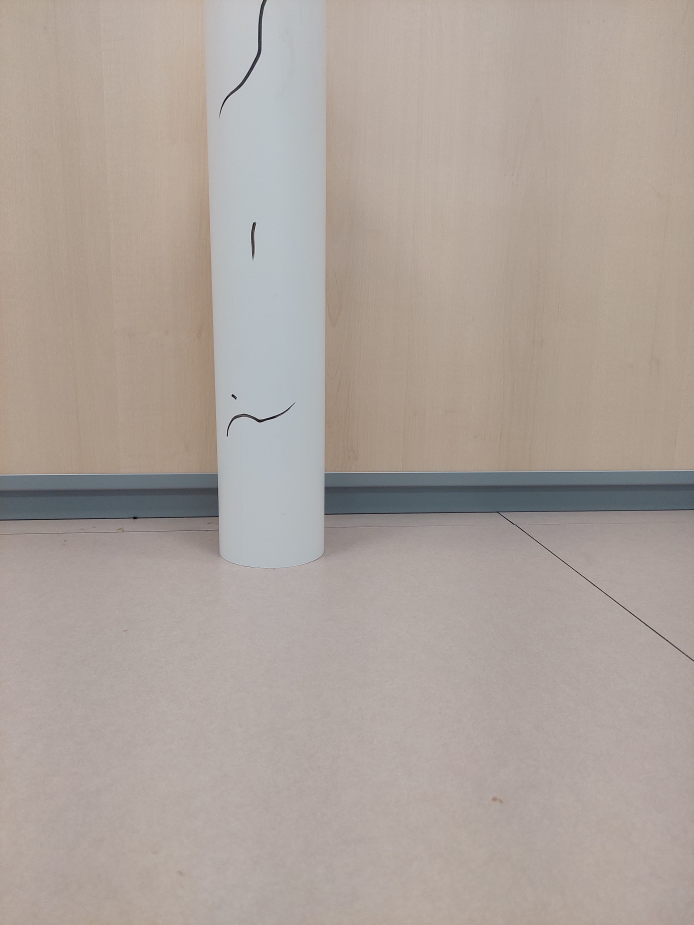
#> input picture DataSet/crack_img/crack_img_1.jpg, 3468 x 4624 px, given as the content of the folder pipe_img, which was not available (shown at 1/5 size)
$ jupyter execute --allow-errors pipe_seg_V2.ipynb   (shell and % lines are left out)   (text cells are left out)
#> lines starting #> are read from the running program, lines starting #| are printed output that depends on the picture; pictures that were not available may be replaced by others from this repository, and a replacement may not be noted
[cell 1]
print("Installing segmentation_models....")
print("  -> segmentation_models installed!")

print("\n" + '\033[1m' + "Libraries correctly installed!" + '\033[0m')

[cell 2]
from google.colab import drive
drive.mount('/content/drive')

import os
import cv2
from datetime import datetime
import random

import matplotlib.pyplot as plt
import numpy as np

import segmentation_models as sm
from sklearn.model_selection import train_test_split

# from keras.preprocessing.image import ImageDataGenerator

# from patchify import patchify, unpatchify
# import tifffile as tiff

[cell 3]
class printing_format:
   PURPLE = '\033[95m'
   CYAN = '\033[96m'
   DARKCYAN = '\033[36m'
   BLUE = '\033[94m'
   GREEN = '\033[92m'
   YELLOW = '\033[93m'
   RED = '\033[91m'
   bold = '\033[1m'
   underline = '\033[4m'
   end = '\033[0m'

format = printing_format()

class img_storage:
  def __init__ (self, good_img, pipe_roi, crack_img, crack_pipe_roi):
    self.pipe_img = pipe_img
    self.pipe_roi = pipe_roi
    self.crack_img = crack_img
    self.crack_pipe_roi = crack_pipe_roi

[cell 4]
############### Stablish path ###############
%cd '/content/drive/MyDrive/PBL-SecondSemester/DeepLearning/DataSet'
print()

img_size = 256

############### Good images ###############
path = "pipe_img"

files = os.listdir( path )
files = sorted( files )

pipe_img = []

for file in files:

  img = cv2.imread( path + "/" + file )
#> img is the input picture: shape (4624, 3468, 3); mean B, G, R 155.5, 162.7, 173.1
  img = cv2.resize(img, (img_size, img_size), interpolation= cv2.INTER_LINEAR)
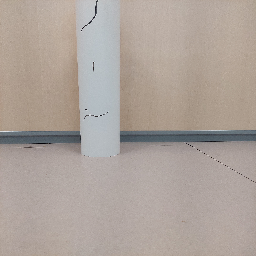
#> img: shape (256, 256, 3); mean B, G, R 155.4, 162.5, 173
  img = cv2.cvtColor(img, cv2.COLOR_BGR2GRAY)
#> img: shape (256, 256)

  pipe_img.append( img )

############### Pipe area ###############
path = "pipe_roi"

files = os.listdir( path )
files = sorted(files)

pipe_roi = []

for file in files:

  img = cv2.imread( path + "/" + file )
  img = cv2.resize(img, (img_size, img_size), interpolation= cv2.INTER_LINEAR)
  img = cv2.cvtColor(img, cv2.COLOR_BGR2GRAY)

  pipe_roi.append( img )

############### Cracked images ###############

path = "crack_img"

files = os.listdir( path )
files = sorted( files )

crack_img = []

for file in files:

  img = cv2.imread( path + "/" + file )
  img = cv2.resize(img, (img_size, img_size), interpolation= cv2.INTER_LINEAR)
  img = cv2.cvtColor(img, cv2.COLOR_BGR2GRAY)

  crack_img.append( img )
#> pass 2 of the loop `for file in files:`:
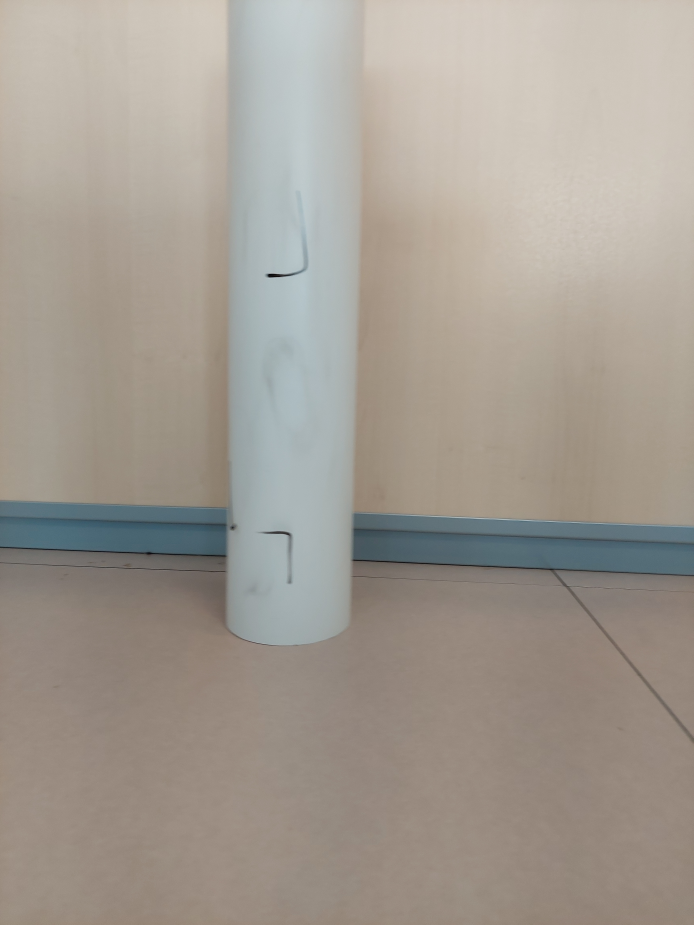
#> input picture DataSet/crack_img/crack_img_101.jpg, 3468 x 4624 px (shown at 1/5 size)
#> img is the input picture: shape (4624, 3468, 3); mean B, G, R 146.5, 155.7, 163.1
#> `img = cv2.resize(img, (img_size, img_size), interpolation= cv2.INTER_L..`:
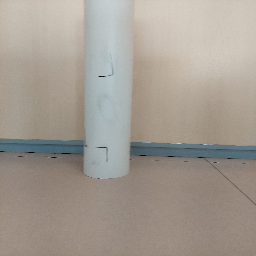
#> img: shape (256, 256, 3); mean B, G, R 146.3, 155.6, 163
#> pass 3 of the loop `for file in files:`:
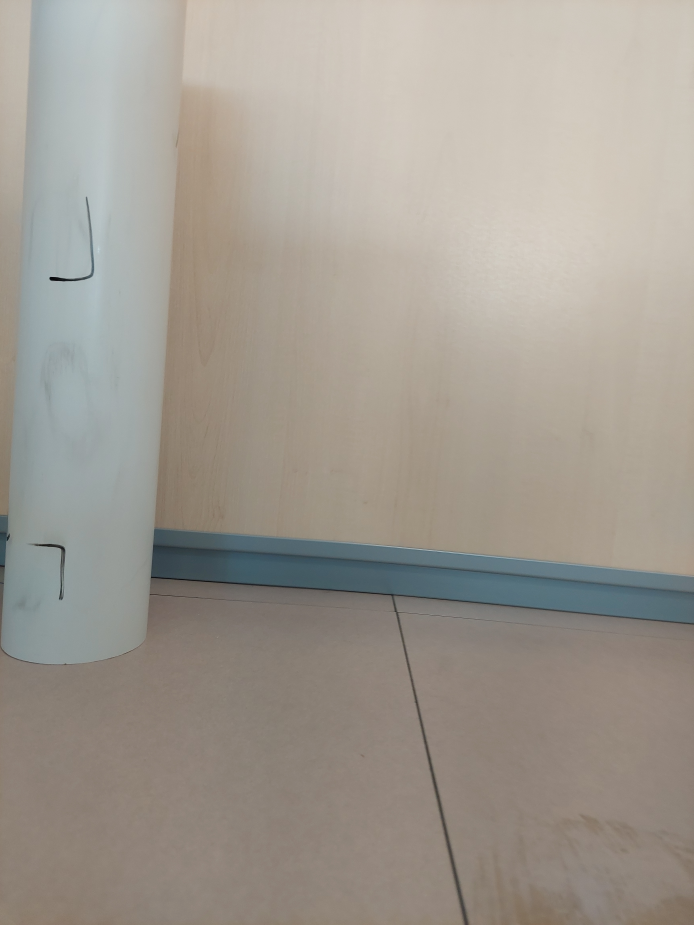
#> input picture DataSet/crack_img/crack_img_102.jpg, 3468 x 4624 px (shown at 1/5 size)
#> img is the input picture: shape (4624, 3468, 3); mean B, G, R 145.3, 154.4, 160.7
#> `img = cv2.resize(img, (img_size, img_size), interpolation= cv2.INTER_L..`:
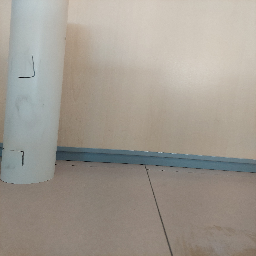
#> img: shape (256, 256, 3); mean B, G, R 145.2, 154.2, 160.6

############### Cracked pipe area ###############
path = "cracked_pipe_roi"

files = os.listdir( path )
files = sorted(files)

crack_pipe_roi = []

for file in files:

  img = cv2.imread( path + "/" + file )
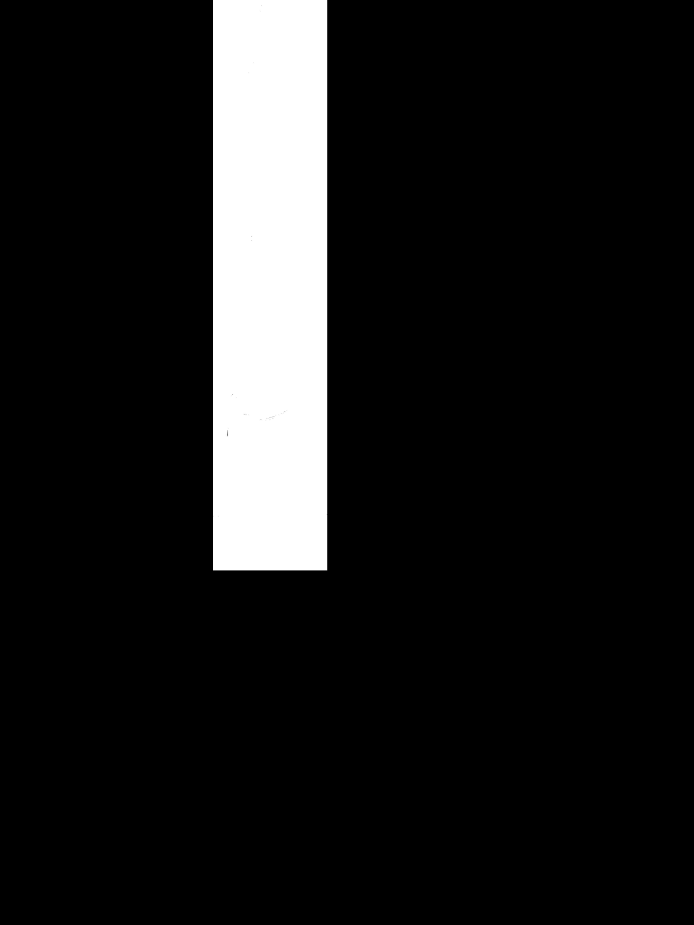
#> input picture DataSet/cracked_pipe_roi/cracked_pipe_roi_1.jpg, 3468 x 4624 px (shown at 1/5 size)
#> img is the input picture: shape (4624, 3468, 3); min 0, max 255, mean 25.9
  img = cv2.resize(img, (img_size, img_size), interpolation= cv2.INTER_LINEAR)
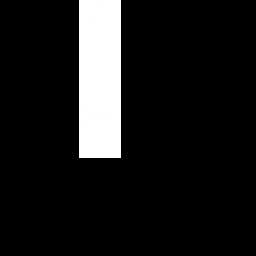
#> img: shape (256, 256, 3); min 0, max 255, mean 25.8
  img = cv2.cvtColor(img, cv2.COLOR_BGR2GRAY)
#> img: shape (256, 256)

  crack_pipe_roi.append( img )

############### Generate arrays ###############
pipe_img = np.array(pipe_img)
pipe_roi= np.array(pipe_roi)
crack_img      = np.array(crack_img)
crack_pipe_roi = np.array(crack_pipe_roi)

[cell 5]
############### Storage images ###############
saved = img_storage(pipe_img, pipe_roi, crack_img, crack_pipe_roi)

[cell 6]
# Display data shape
print(format.bold + "\t\t-- IMAGES --" + format.end)
print("  Pipe images:  \t" + str( saved.pipe_img.shape ) )
#|   Pipe images:  	(1, 256, 256)
print("  Pipe ROI:     \t" + str( saved.pipe_roi.shape ) )
#|   Pipe ROI:     	(1, 256, 256)
print()

for i in range(2):

  index = random.randint(0, len(pipe_img) - 1)

  print(format.bold + "Index: " + format.end + str(index))

  plt.figure(figsize=(16, 6))
  plt.subplot(121)
  plt.imshow( pipe_img[index], cmap = "gray")
  plt.subplot(122)
  plt.imshow( pipe_roi[index], cmap = "gray")
  plt.show()
#> this loop made 2 passes
#> index on passes 1 to 2: 0, 0
#| [1mIndex: [0m0
#| [1mIndex: [0m0
#> pass 1, `plt.show()`:
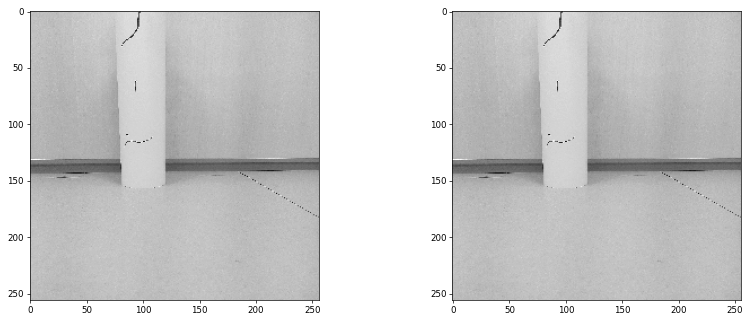
#> figure drawn by matplotlib, 2 panels

[cell 7]
# Display data shape
print(format.bold + "\t\t-- IMAGES --" + format.end)
print("  Crack images:   \t" + str( saved.crack_img.shape ) )
#|   Crack images:   	(3, 256, 256)
print("  Crack pipe ROI: \t" + str( saved.crack_pipe_roi.shape ) )
#|   Crack pipe ROI: 	(1, 256, 256)

#> (the rest of this cell did not finish here and is left out)

[cell 8]
pipe_img       = saved.pipe_img
pipe_roi       = saved.pipe_roi
crack_img      = saved.crack_img
crack_pipe_roi = saved.crack_pipe_roi

# Data shape and type
print(format.bold + "Splited data:" + format.end)
print("  Pipe images:    \t" + str( pipe_img.shape ) + "\t - " + str( pipe_img.dtype ) )
#|   Pipe images:    	(1, 256, 256)	 - uint8
print("  Pipe ROI:       \t" + str( pipe_roi.shape ) + "\t - " + str( pipe_roi.dtype ) )
#|   Pipe ROI:       	(1, 256, 256)	 - uint8
print("  Crack images:   \t" + str( crack_img.shape ) + "\t - " + str( crack_img.dtype ) )
#|   Crack images:   	(3, 256, 256)	 - uint8
print("  Crack pipe ROI: \t" + str( crack_pipe_roi.shape ) + "\t - " + str( crack_pipe_roi.dtype ) )
#|   Crack pipe ROI: 	(1, 256, 256)	 - uint8
print()

# Data range
index = random.randint(0, len(crack_img) - 1)
#> index = 2
print(format.bold + "Max-Min (" + str(index) + "):" + format.end)
#| [1mMax-Min (2):[0m
#> (the rest of this cell did not finish here and is left out)

[cell 9]
for i in range(2):

  index = random.randint(0, len(pipe_img) - 1)

  print(format.bold + "Index: " + format.end + str(index))

  plt.figure(figsize=(16, 6))
  plt.subplot(121)
  plt.imshow( pipe_img[index], cmap = "gray")
  plt.subplot(122)
  plt.imshow( pipe_roi[index], cmap = "gray")
  plt.show()

#> (a cell that did not finish here is left out)

#> (a cell that did not finish here is left out)

[cell 12]
# Data shape
print(format.bold + "Splited data:" + format.end)
print("  Pipe images:    \t" + str( pipe_img.shape ) + "\t - " + str( pipe_img.dtype ) )
#|   Pipe images:    	(1, 256, 256)	 - uint8
print("  Pipe ROI:       \t" + str( pipe_roi.shape ) + "\t\t - " + str( pipe_roi.dtype ) )
#|   Pipe ROI:       	(1, 256, 256)		 - uint8
print("  Crack images:   \t" + str( crack_img.shape ) + "\t - " + str( crack_img.dtype ) )
#|   Crack images:   	(3, 256, 256)	 - uint8
print("  Crack pipe ROI: \t" + str( crack_pipe_roi.shape ) + "\t\t - " + str( crack_pipe_roi.dtype ) )
#|   Crack pipe ROI: 	(1, 256, 256)		 - uint8
print()

# Concatenate
x_var = np.concatenate( (pipe_img, crack_img) )
y_var = np.concatenate( (pipe_roi, crack_pipe_roi) )

print(format.bold + "Dataset:" + format.end)
print("  x_train: \t" + str( x_var.shape ) + "\t - " + str( x_var.dtype ) )
#|   x_train: 	(4, 256, 256)	 - uint8
print("  y_train: \t" + str( y_var.shape ) + "\t\t - " + str( y_var.dtype ) )
#|   y_train: 	(2, 256, 256)		 - uint8
